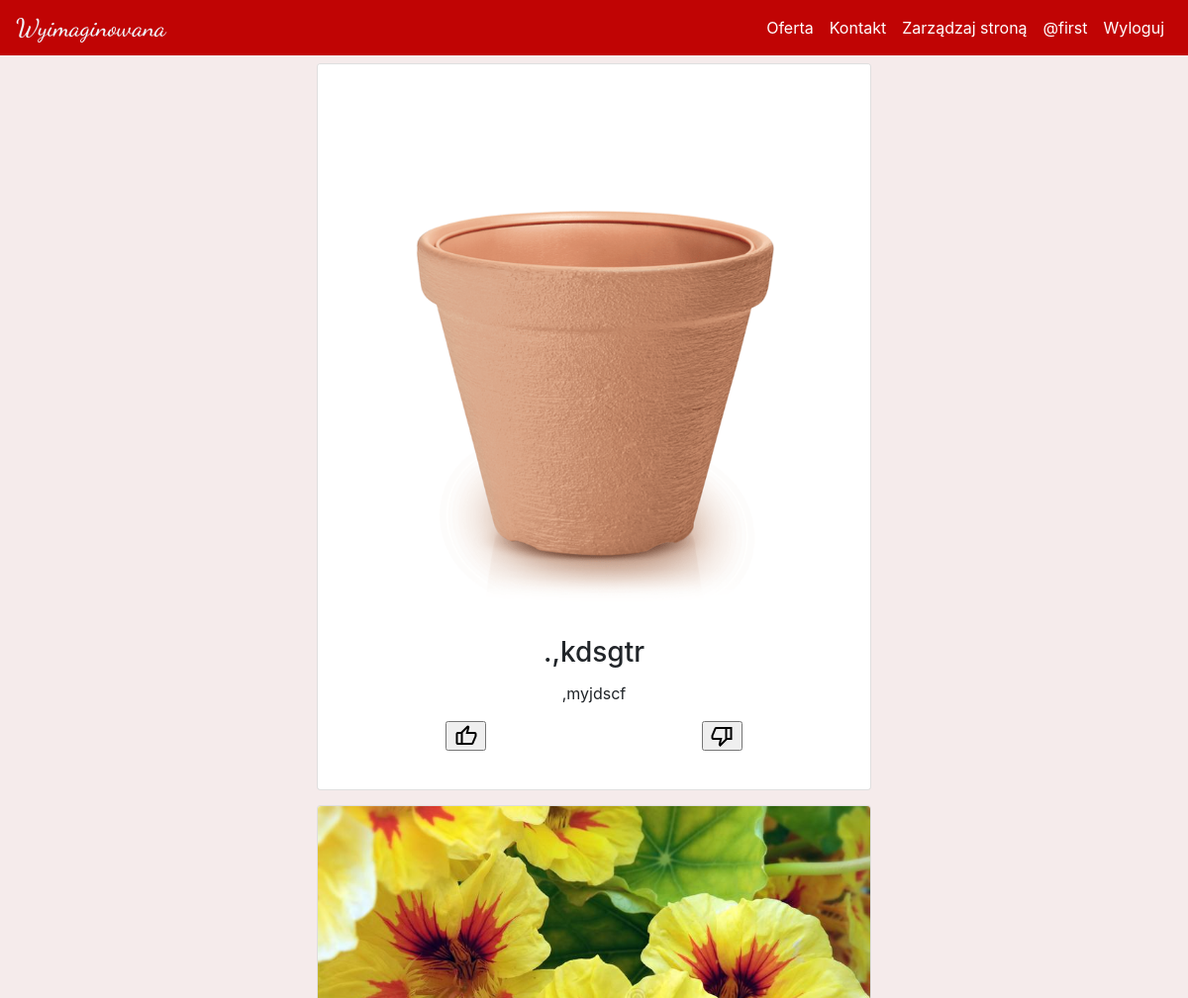
Page / (signed in, upper part) on the earlier database version.
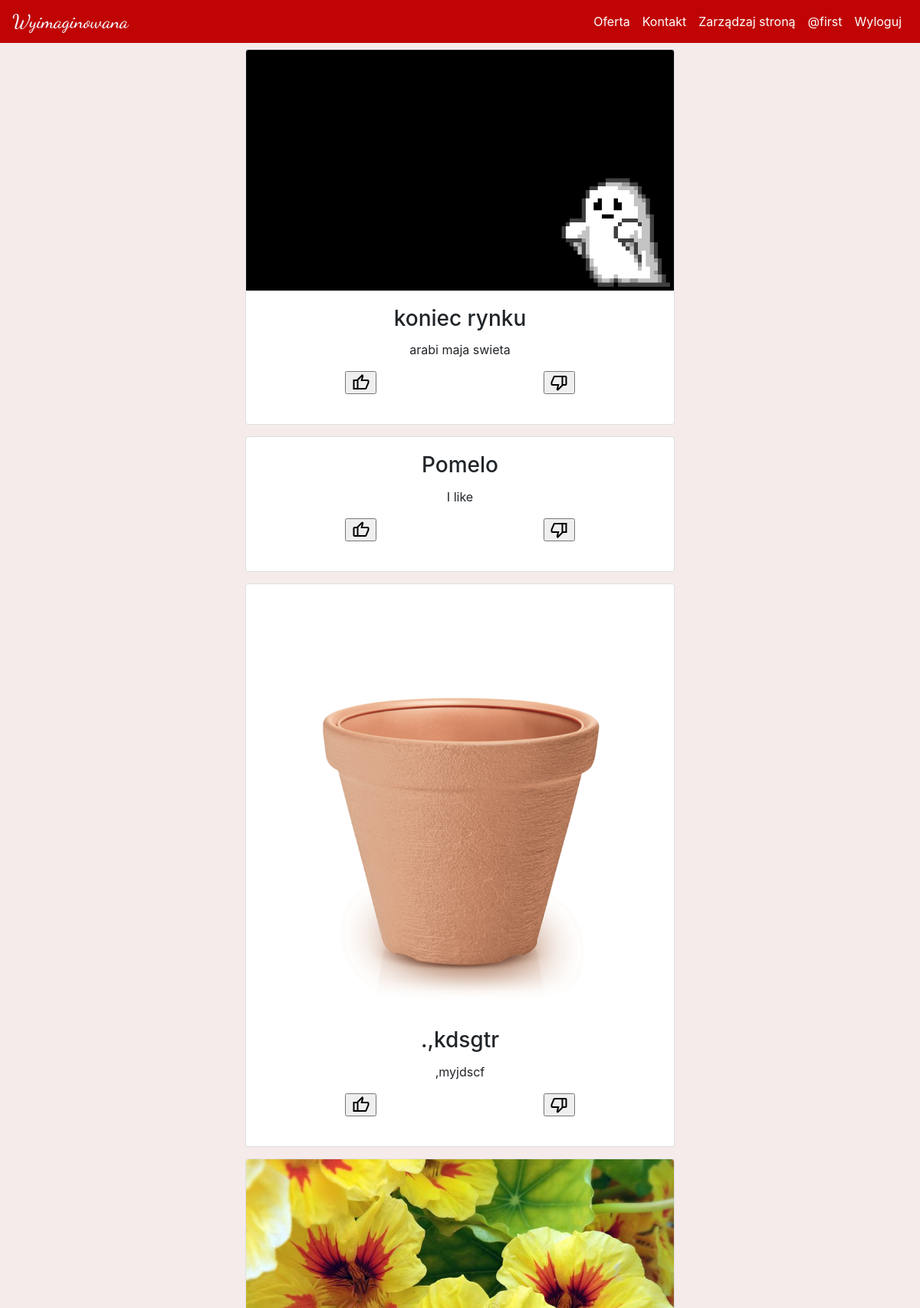
Same page on the later database version.
### kwiaciarnia/models.py (models this page shows, shortened)
class Posts(db.Model):
    id = db.Column(db.Integer(), primary_key=True)
    title = db.Column(db.String())
    body = db.Column(db.Text())
    added = db.Column(db.DateTime(), default=datetime.datetime.now())
    likes = db.Column(db.Integer(), default=0)
    dislikes = db.Column(db.Integer(), default=0)

### kwiaciarnia/routes.py (the view)
@app.route("/")
def home():
    all_posts = Posts.query.order_by(Posts.id.desc())
    likes = Post_likes()
    dislike = Post_dislikes()
    return render_template('home.html', all_posts=all_posts, likes=likes, dislike=dislike)

### kwiaciarnia/models.py (called while the page is built)
@login_manager.user_loader
def load_user(user_id):
    return User.query.get(int(user_id))

### kwiaciarnia/templates/home.html (shortened to what this page needs)
{% extends 'base.html' %}
{% block content %}
<div>
    {% include 'includes/feed.html' %}
</div>
{% endblock %}

### kwiaciarnia/templates/includes/feed.html (shortened to what this page needs)
{% for post in all_posts %}
    <div id="feed">
        <div class="card" style="width: 35rem;">
            <img class="card-img-top" src="static\uploads\posts\{{post.id}}.png" alt="{{post.tittle}}">
            <div class="card-body">
                <h3 class="card-title">{{post.title}}</h3>
                <p class="card-text">{{post.body}}</p>
                <div id="buttons">
                    <div class="button_like buttons_space">
                        {% if current_user.is_authenticated %}
                            <form action="{{ url_for('like_result', pk=post.id) }}" method="post">
                                {% if likes.query.filter_by(post_like=post.id, user_like=current_user.id).first() %}
                                <p>
                                    <span class="material-symbols-rounded">
                                        <input type="submit" value="thumb_up">
                                    </span>
                                </p>
                                {% else %}
                                <p>
                                    <span class="material-symbols-outlined">
                                        <input type="submit" value="thumb_up">
                                    </span>
                                </p>
                                {% endif %}
                            </form>
                        {% endif %}
                    </div>
                    <div class="button_dislike buttons_space">
                        {% if current_user.is_authenticated %}
                            <form action="{{ url_for('dislike_result', pk=post.id) }}" method="post">
                                {% if dislike.query.filter_by(post_dislike=post.id, user_dislike=current_user.id).first(): %}
                                <p>
                                    <span class="material-symbols-rounded">
                                        <input type="submit" value="thumb_down">
                                    </span>
                                </p>
                                {% else %}
                                <p>
                                    <span class="material-symbols-outlined">
                                        <input type="submit" value="thumb_down">
                                    </span>
                                </p>
                                {% endif %}
                            </form>
                        {% endif %}
                    </div>
                </div>
            </div>
        </div>
    </div>
    <div class="feed_spacer"></div>
{% endfor %}

Differences in the rows shown:
added Posts: shows a picture, title "koniec rynku", body "arabi maja swieta"
added Posts: title "Pomelo", body "I like"
